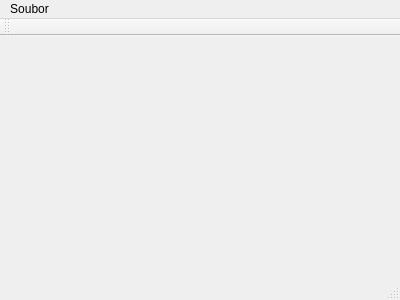
<?xml version="1.0" encoding="UTF-8"?>
<ui version="4.0">
 <class>MainWindow</class>
 <widget class="QMainWindow" name="MainWindow">
  <property name="windowModality">
   <enum>Qt::NonModal</enum>
  </property>
  <property name="geometry">
   <rect>
    <x>0</x>
    <y>0</y>
    <width>400</width>
    <height>300</height>
   </rect>
  </property>
  <property name="windowTitle">
   <string>Uloha 4</string>
  </property>
  <widget class="QWidget" name="centralWidget"/>
  <widget class="QMenuBar" name="menuBar">
   <property name="geometry">
    <rect>
     <x>0</x>
     <y>0</y>
     <width>400</width>
     <height>21</height>
    </rect>
   </property>
   <widget class="QMenu" name="menuUloha_4">
    <property name="title">
     <string>Soubor</string>
    </property>
    <addaction name="actionKonec"/>
   </widget>
   <addaction name="menuUloha_4"/>
  </widget>
  <widget class="QToolBar" name="mainToolBar">
   <attribute name="toolBarArea">
    <enum>TopToolBarArea</enum>
   </attribute>
   <attribute name="toolBarBreak">
    <bool>false</bool>
   </attribute>
  </widget>
  <widget class="QStatusBar" name="statusBar"/>
  <action name="actionKonec">
   <property name="text">
    <string>Konec</string>
   </property>
  </action>
 </widget>
 <layoutdefault spacing="6" margin="11"/>
 <resources/>
 <connections/>
</ui>
